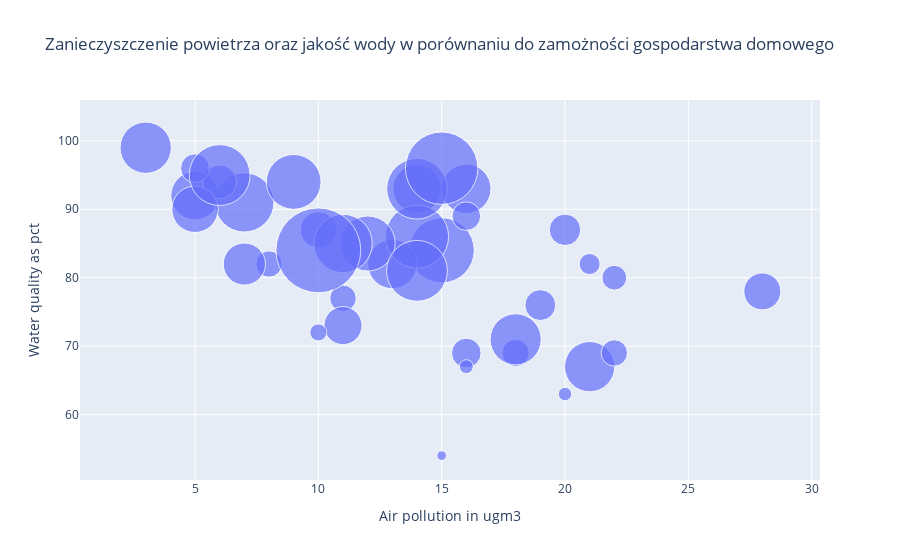

Notebook source saved alongside this figure:
### Code cell
fig = px.scatter(
    df,
    x='Air pollution in ugm3',
    y='Water quality as pct',
    size='Household net financial wealth in usd',
    hover_name='Country',       
    size_max=60,
    title='Zanieczyszczenie powietrza oraz jakość wody w porównaniu do zamożności gospodarstwa domowego',
)
fig.show()

### Figure 1 — Plotly figure (JSON) as saved in the notebook; plotly's stock layout.template omitted (floating-point values rounded to 4 significant figures)
{"data": [{"hovertemplate": "<b>%{hovertext}</b><br><br>Air pollution in ugm3=%{x}<br>Water quality as pct=%{y}<br>Household net financial wealth in usd=%{marker.size}<extra></extra>", "hovertext": ["Australia", "Austria", "Belgium", "Canada", "Chile", "Czech Republic", "Denmark", "Estonia", "Finland", "France", "Germany", "Greece", "Hungary", "Iceland", "Ireland", "Israel", "Italy", "Japan", "South Korea", "Latvia", "Luxembourg", "Mexico", "Netherlands", "New Zealand", "Norway", "Poland", "Portugal", "Slovak Republic", "Slovenia", "Spain", "Sweden", "Switzerland", "Turkey", "United Kingdom", "USA", "OECD - Total", "Brazil", "Russia", "South Africa"], "legendgroup": "", "marker": {"color": "#636efa", "size": [57462, 59574, 104084, 85758, 21409, 24258, 73543, 16967, 27972, 59479, 57358, 18117, 23289, 64398, 43493, 61805, 64019, 97595, 33495, 17105, 74141, 4750, 90002, 52718, 20347, 14997, 31877, 10846, 20048, 35443, 90708, 128415, 4429, 83405, 176076, 90570, 7102, 2260, 17042], "sizemode": "area", "sizeref": 48.91, "symbol": "circle"}, "mode": "markers", "name": "", "orientation": "v", "showlegend": false, "type": "scatter", "x": [5, 16, 15, 7, 16, 20, 9, 8, 6, 13, 14, 18, 19, 3, 7, 21, 18, 14, 28, 11, 12, 16, 14, 5, 5, 22, 10, 21, 16, 11, 6, 15, 20, 11, 10, 14, 10, 15, 22], "xaxis": "x", "y": [92, 93, 84, 91, 69, 87, 94, 82, 94, 82, 93, 69, 76, 99, 82, 67, 71, 86, 78, 77, 85, 67, 93, 90, 96, 80, 87, 82, 89, 73, 95, 96, 63, 85, 84, 81, 72, 54, 69], "yaxis": "y"}], "layout": {"autosize": true, "legend": {"itemsizing": "constant", "tracegroupgap": 0}, "title": {"text": "Zanieczyszczenie powietrza oraz jakość wody w porównaniu do zamożności gospodarstwa domowego"}, "xaxis": {"anchor": "y", "autorange": true, "domain": [0, 1], "range": [0.6281, 30.12], "title": {"text": "Air pollution in ugm3"}, "type": "linear"}, "yaxis": {"anchor": "x", "autorange": true, "domain": [0, 1], "range": [48.8, 113.9], "title": {"text": "Water quality as pct"}, "type": "linear"}}}
